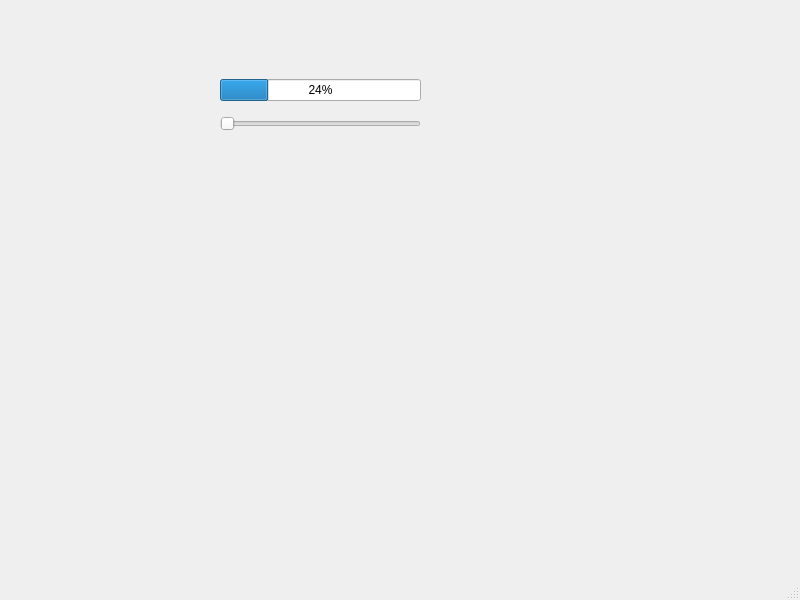
<?xml version="1.0" encoding="UTF-8"?>
<ui version="4.0">
 <class>MainWindow</class>
 <widget class="QMainWindow" name="MainWindow">
  <property name="geometry">
   <rect>
    <x>0</x>
    <y>0</y>
    <width>800</width>
    <height>600</height>
   </rect>
  </property>
  <property name="windowTitle">
   <string>MainWindow</string>
  </property>
  <widget class="QWidget" name="centralwidget">
   <widget class="QWidget" name="">
    <property name="geometry">
     <rect>
      <x>220</x>
      <y>70</y>
      <width>201</width>
      <height>71</height>
     </rect>
    </property>
    <layout class="QVBoxLayout" name="verticalLayout">
     <item>
      <widget class="QProgressBar" name="progressBar">
       <property name="value">
        <number>24</number>
       </property>
      </widget>
     </item>
     <item>
      <widget class="QSlider" name="horizontalSlider">
       <property name="orientation">
        <enum>Qt::Horizontal</enum>
       </property>
      </widget>
     </item>
    </layout>
   </widget>
  </widget>
  <widget class="QMenuBar" name="menubar">
   <property name="geometry">
    <rect>
     <x>0</x>
     <y>0</y>
     <width>800</width>
     <height>21</height>
    </rect>
   </property>
  </widget>
  <widget class="QStatusBar" name="statusbar"/>
 </widget>
 <resources/>
 <connections/>
</ui>
